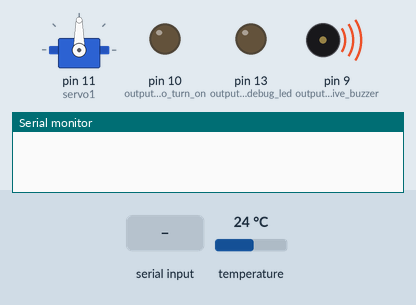
This sketch was run on a simulated Arduino Mega 2560, built with avr-gcc and run on an emulated ATmega2560. Parts: servo, output pins drawn as LEDs (lit = HIGH), buzzer (waves = sounding, pin HIGH), the last lines printed to the serial monitor. Inputs (shaded band) come from the test bench; at power-on: temperature 24 °C.

Above: at 0.1 s.
At 4.2 s:
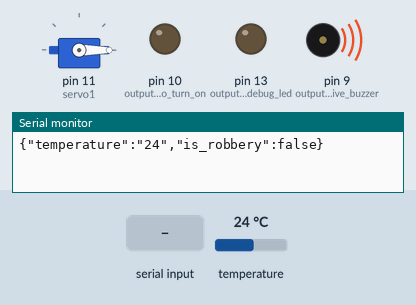
4.3 s: "1" received over Serial
At 5.7 s:
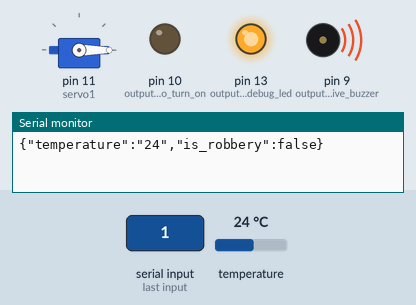
Timing chart, 0 to 7.3 s (numbered marks = the images above; inputs shaded):
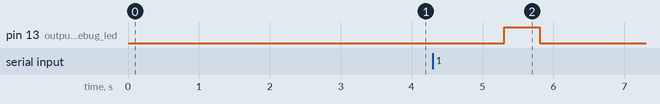

Measured:
- after the input at 4.3 s, pin 13 (output_for_our_debug_led): LOW → HIGH after 1.0 s, → LOW 0.50 s later

The sketch:

mega_firmware.ino
```cpp
#include <ArduinoJson.h>
#include <OneWire.h>
#include <Servo.h>

OneWire ds(8); // initialization of temperature sensor DS18B20 with OneWire library it is needed to access 1-wire temperature sensors
Servo servo1;  // initialization of servo motor with Servo library

int temperature = 0; // global variable for storing the temperature from DS18B20 sensor

long lastUpdateTime = 0;          // variable for storing the last update time of reading from temp sensor
const int TEMP_UPDATE_TIME = 100; // tempreature sensor update time frequency

String msg = "";
bool msgReady = false;

bool secureMode = false;        // variable to store secure mode
bool currentDoorState = false;  // variable to store door state whether it is closed or open
bool currentLEDState = false;   // variable to store led state whether it is turned on or off

// this byte data is needed for bcd encoder
byte segValue[10][4] = {
   {0,0,0,0}, // 0
   {0,0,0,1}, // 1
   {0,0,1,0}, // 2
   {0,0,1,1}, // 3
   {0,1,0,0}, // 4
   {0,1,0,1}, // 5
   {0,1,1,0}, // 6
   {0,1,1,1}, // 7
   {1,0,0,0}, // 8
   {1,0,0,1}  // 9
};

// ports for first 7 segment display
int id0 = 46;
int id1 = 48;
int id2 = 50;
int id3 = 52;
// ports for second 7 segment display
int id5 = 47;
int id6 = 49;
int id7 = 51;
int id8 = 53;

// function that displays decimal from 0-9 on first 7 segment display using our byte array declared previously
void display_N1(int num) {
  digitalWrite(id3, segValue[num][0]);
  digitalWrite(id2, segValue[num][1]);
  digitalWrite(id1, segValue[num][2]);
  digitalWrite(id0, segValue[num][3]);
}

// function that displays decimal from 0-9 on second 7 segment display using our byte array declared previously
void display_N2(int num) {
  digitalWrite(id8, segValue[num][0]);
  digitalWrite(id7, segValue[num][1]);
  digitalWrite(id6, segValue[num][2]);
  digitalWrite(id5, segValue[num][3]);
}


void setup() {
  pinMode(9, OUTPUT);   // output for active buzzer
  pinMode(10, OUTPUT);  // output for led to turn on or off
  pinMode(12, INPUT);   // input  for pir sensor
  pinMode(13, OUTPUT);  // output for our debug led that blinks every end of the main loop iteration

  Serial.begin(115200); // initialize serial communication with data transmission speed of 115200 for tx0 and rx0 ports

  digitalWrite(9, !secureMode); // disable active buzzer

  servo1.attach(11); // attaching servo motor to port 11

  delay(3000);  // wait until start

  servo1.write(0);      // save 0 degree position on servo motor
  detectTemperature();  // call detect temperature function before main loop
}

int detectTemperature(){
  byte data[2];
  ds.reset();
  ds.write(0xCC);
  ds.write(0x44);

  if (millis() - lastUpdateTime > TEMP_UPDATE_TIME) {
    lastUpdateTime = millis();
    ds.reset();
    ds.write(0xCC);
    ds.write(0xBE);
    data[0] = ds.read();
    data[1] = ds.read();

    // here we make bit operations with data we received from DS18B20 temperature sensor to obtain celcius degree like number
    temperature = (data[1] << 8) + data[0];
    temperature = temperature >> 4;

    display_N1(temperature % 10);  // display last digit (smaller by significance) on the first 7 segment display
    display_N2(temperature / 10);  // display first digit (higher by significance) on the second 7 segment display
  }
}

// function to update the door state
void doorHandler(bool openDoor) {
  if (currentDoorState != openDoor) {
    if (currentDoorState) {
      // close door rotate motor positive side
      servo1.write(-90);
    } else {
      // open door rotate motor negative side
      servo1.write(90);
    }
    currentDoorState = openDoor;
  }
}

// function to update led state
void ledHandler(bool turnLED) {
  if (currentLEDState != turnLED) {
    currentLEDState = turnLED;
  }
}

// function to update secure mode
void smHandler(bool secureM) {
  if (secureMode != secureM) {
    secureMode = secureM;
  }
}

// function which detects is there robbery
bool isRobbery() {
  if (secureMode) {
    bool pirSensor = digitalRead(12);

    if (pirSensor) {
      return true;
    }
  }

  return false;
}

// function that sends json data to serial
void transmitData() {
  DynamicJsonDocument doc(512);             // initialization of key-value pair like variable for JSON
  doc["temperature"] = String(temperature); // writing current temperature
  doc["is_robbery"] = isRobbery();          // writing is there robbery
  serializeJson(doc, Serial);               // sending to the serial tx0, so wemos d1 mini can read data
}

void loop() {
  transmitData();   // we send data from sensors to the wemos d1 mini

  if (secureMode) {
    bool pirDetected = digitalRead(12);

    if (pirDetected) {
      digitalWrite(9, LOW);   // if pir sensor detected motion then enable active buzzer
    } else {
      digitalWrite(9, HIGH);  // otherwise disable active buzzer
    }
  } else {
    digitalWrite(9, HIGH);    // disable active buzzer
  }

  digitalWrite(10, currentLEDState); // turn on/off the led according to the updated data got from wemos d1 mini

  bool messageReady = false;
  String message = "";

  while (!messageReady) {  // wait for message to be received from wemos d1 mini from rx0 port (serial)
    if (Serial.available()) {
      message = Serial.readString();
      messageReady = true;
    }
  }

  if (messageReady) {
    DynamicJsonDocument doc(512);
    DeserializationError err = deserializeJson(doc, message); // parse the received json data from wemos d1 mini

    if (err) {
      msgReady = false; // if we could not parse json because of data loss we simply return
      return;
    }
    // otherwise, we handle the received data and update our state
    doorHandler(doc["is_gate_opened"]);  // update door state
    ledHandler(doc["is_led_turned"]);    // update led  state
    smHandler(doc["secure_mode"]);       // update secure mode
  }
  detectTemperature();  // update temperature

  // we blink with debug led to show every end of main loop
  digitalWrite(13, HIGH);  // turn on led
  delay(500);              // wait 0.5 seconds after every iteration, so arduino mega can proccess the message we just sent to serial
  digitalWrite(13, LOW);   // turn off led
}
```
